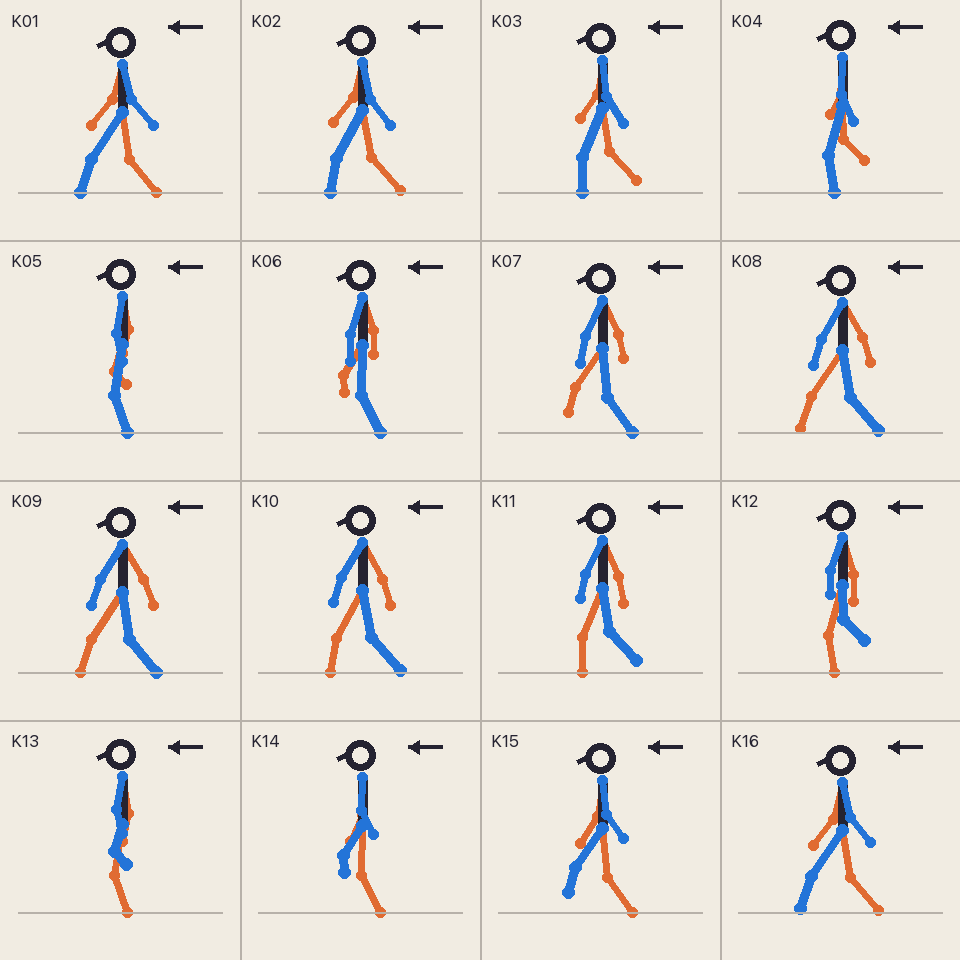
#> input picture mac/assets/motion-reference/biped-walk-cycle-16.png, 960 x 960 px, given in place of walk-strip-best-unaccepted.png, which was not available
$ python generate.py
#> lines starting #> are read from the running program, lines starting #| are printed output that depends on the picture; pictures that were not available may be replaced by others from this repository, and a replacement may not be noted
#!/usr/bin/env python3
"""PROTOTYPE ONLY — deterministic 2D walk rig, not production rendering.

Question: does an authored gait cycle with planted support feet, weight transfer,
pelvis bob, and explicit contact/down/pass/up phases read more like walking than
asking an image model to invent every in-between frame?

The pure gait functions below are deliberately independent from file I/O.  The
rest of this file is a disposable renderer for judging the answer visually.
"""

from __future__ import annotations

import argparse
import math
from dataclasses import dataclass
from pathlib import Path

from PIL import Image, ImageDraw, ImageFont


FRAME_SIZE = 512
FRAME_COUNT = 24
FPS_MS = 42
PHASE_NAMES = (
    "L CONTACT",
    "L DOWN",
    "R PASS",
    "L TOE-OFF",
    "R CONTACT",
    "R DOWN",
    "L PASS",
    "R TOE-OFF",
)


@dataclass(frozen=True)
class FootPose:
    x: float
    y: float
    planted: bool


@dataclass(frozen=True)
class GaitPose:
    t: float
    phase: int
    pelvis_y: float
    torso_roll: float
    left: FootPose
    right: FootPose


def foot_trajectory(phase: float, ground_y: float = 455.0) -> FootPose:
    """One complete stride: long planted stance, short lifted swing."""
    p = phase % 1.0
    stance_end = 0.60
    stride = 104.0
    if p < stance_end:
        q = p / stance_end
        return FootPose(stride * (0.5 - q), ground_y, True)
    q = (p - stance_end) / (1.0 - stance_end)
    x = -stride * 0.5 + stride * (q * q * (3.0 - 2.0 * q))
    y = ground_y - 55.0 * math.sin(math.pi * q)
    return FootPose(x, y, False)


def gait_pose(frame_index: int, frame_count: int = FRAME_COUNT) -> GaitPose:
    """Pure, loop-safe gait timeline. No generated frame-to-frame guessing."""
    t = (frame_index % frame_count) / frame_count
    left = foot_trajectory(t)
    right = foot_trajectory(t + 0.5)
    # Two weight-transfer arcs per stride: lower at double support, higher at pass.
    pelvis_y = 277.0 + 6.0 * math.cos(4.0 * math.pi * t)
    torso_roll = 1.8 * math.sin(2.0 * math.pi * t)
    return GaitPose(t, int(t * 8.0) % 8, pelvis_y, torso_roll, left, right)


def two_bone_ik(
    hip: tuple[float, float],
    ankle: tuple[float, float],
    upper: float = 91.0,
    lower: float = 101.0,
) -> tuple[float, float]:
    """Return the forward-bending knee for a two-segment leg."""
    hx, hy = hip
    ax, ay = ankle
    dx, dy = ax - hx, ay - hy
    distance = max(1.0, min(math.hypot(dx, dy), upper + lower - 0.5))
    ux, uy = dx / distance, dy / distance
    along = (upper * upper - lower * lower + distance * distance) / (2.0 * distance)
    height = math.sqrt(max(0.0, upper * upper - along * along))
    base_x, base_y = hx + along * ux, hy + along * uy
    perp_x, perp_y = -uy, ux
    a = (base_x + height * perp_x, base_y + height * perp_y)
    b = (base_x - height * perp_x, base_y - height * perp_y)
    return a if a[0] > b[0] else b


def load_font(size: int, bold: bool = False) -> ImageFont.ImageFont:
#> called with size = 16, bold = True
    candidates = (
        "/System/Library/Fonts/Supplemental/Arial Bold.ttf" if bold else
        "/System/Library/Fonts/Supplemental/Arial.ttf",
        "/System/Library/Fonts/Helvetica.ttc",
    )
    for candidate in candidates:
        try:
            return ImageFont.truetype(candidate, size)
        except OSError:
            pass
    return ImageFont.load_default()


FONT_16 = load_font(16, True)
FONT_20 = load_font(20, True)
FONT_28 = load_font(28, True)


def split_strip(path: Path) -> list[Image.Image]:
    strip = Image.open(path).convert("RGBA")
    size = strip.height
#> in main, `old_frames = split_strip(args.old if args.old.exists() else args.ident..`: old_frames = 1 item
    if size <= 0 or strip.width % size:
        raise ValueError(f"Expected a horizontal square-frame strip, got {strip.size}")
    return [strip.crop((x, 0, x + size, size)).resize((512, 512), Image.Resampling.LANCZOS)
            for x in range(0, strip.width, size)]


def extract_identity_head(frame: Image.Image) -> Image.Image:
    """Keep the current face/hair identity; the body uses one coherent rig skin."""
    layer = Image.new("RGBA", frame.size)
#> layer: PIL image 512x512 RGBA; every value is 0
    alpha = frame.getchannel("A")
#> alpha: PIL image 512x512 L; every value is 255
    cutoff = Image.new("L", frame.size, 0)
#> cutoff: PIL image 512x512 L; every value is 0
    mask = ImageDraw.Draw(cutoff)
    mask.rectangle((0, 0, 511, 218), fill=255)
    # Feather through the shoulders/hair instead of cutting across the hips.
    for y, value in ((219, 225), (220, 185), (221, 140), (222, 95), (223, 45)):
        mask.line((0, y, 511, y), fill=value)
    clipped = Image.new("L", frame.size)
    clipped.point(lambda _: 0)
    clipped = Image.frombytes("L", frame.size,
                              bytes(min(a, b) for a, b in zip(alpha.tobytes(), cutoff.tobytes())))
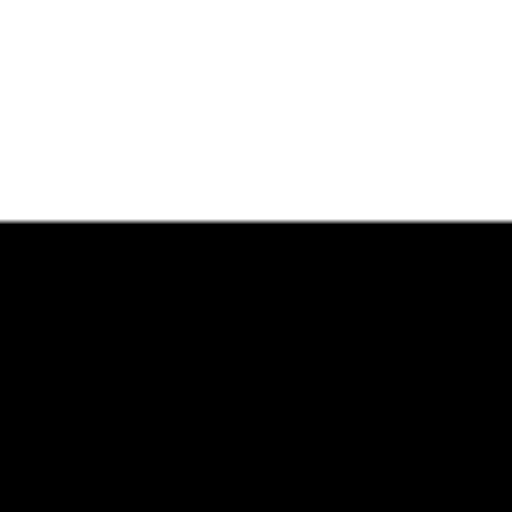
#> clipped: PIL image 512x512 L; min 0, max 255, mean 110.4
    layer.paste(frame, (0, 0), clipped)
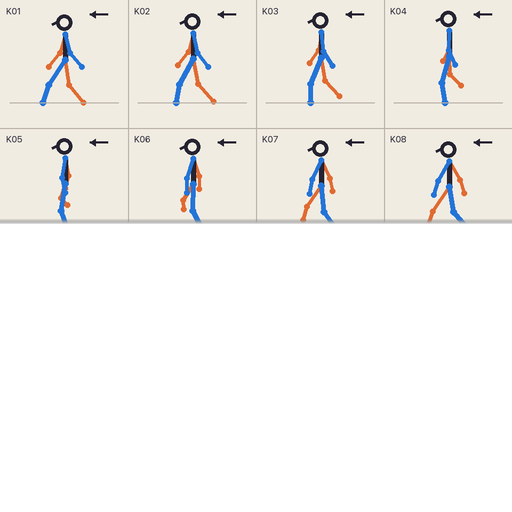
#> layer: PIL image 512x512 RGBA; mean R, G, B, A 99.3, 97.5, 94.5, 110.4; transparent parts drawn white
    return layer


def draw_capsule(draw: ImageDraw.ImageDraw, points: list[tuple[float, float]],
                 fill: tuple[int, int, int, int], width: int, outline_width: int = 5) -> None:
    rounded = [(round(x), round(y)) for x, y in points]
    draw.line(rounded, fill=(73, 63, 59, 255), width=width + outline_width * 2, joint="curve")
    draw.line(rounded, fill=fill, width=width, joint="curve")


def draw_leg(
    canvas: Image.Image,
    hip: tuple[float, float],
    foot: FootPose,
    near: bool,
    debug: bool = False,
) -> tuple[tuple[float, float], tuple[float, float]]:
    # The source character faces left, so positive timeline travel is mirrored.
    ankle = (hip[0] - foot.x, foot.y - 9.0)
    knee = two_bone_ik(hip, ankle, upper=93.0, lower=93.0)
    draw = ImageDraw.Draw(canvas)
    if debug:
        colour = (237, 79, 104, 255) if near else (80, 180, 255, 255)
        draw.line((hip, knee, ankle), fill=colour, width=7, joint="curve")
        for point in (hip, knee, ankle):
            x, y = point
            draw.ellipse((x - 7, y - 7, x + 7, y + 7), fill=(255, 255, 255, 255),
                         outline=colour, width=4)
    else:
        fill = (245, 242, 236, 255) if near else (207, 203, 198, 255)
        draw_capsule(draw, [hip, knee], fill, 47 if near else 41, 4)
        draw_capsule(draw, [knee, ankle], fill, 42 if near else 36, 4)
        toe = (ankle[0] - 28.0, ankle[1] + 7.0)
        draw_capsule(draw, [ankle, toe], (252, 250, 245, 255), 23 if near else 19, 3)
        # Trouser seam makes knee flexion legible at sprite scale.
        seam = (111, 102, 97, 155)
        draw.line((hip, knee, ankle), fill=seam, width=2, joint="curve")
    return knee, ankle


def transform_identity_head(layer: Image.Image, pose: GaitPose) -> Image.Image:
    rotated = layer.rotate(
        pose.torso_roll,
        resample=Image.Resampling.BICUBIC,
        center=(256, 188),
        expand=False,
    )
    shifted = Image.new("RGBA", layer.size)
    shifted.alpha_composite(rotated, (0, round(pose.pelvis_y - 277.0)))
    return shifted


def draw_arm(canvas: Image.Image, shoulder: tuple[float, float], hand: tuple[float, float], near: bool) -> None:
    elbow = two_bone_ik(shoulder, hand, upper=59.0, lower=58.0)
    draw = ImageDraw.Draw(canvas)
    sleeve = (247, 244, 238, 255) if near else (205, 201, 196, 255)
    skin = (239, 174, 125, 255) if near else (195, 139, 103, 255)
    draw_capsule(draw, [shoulder, elbow], sleeve, 24 if near else 20, 3)
    draw_capsule(draw, [elbow, hand], skin, 16 if near else 13, 3)
    x, y = hand
    draw.ellipse((x - 9, y - 9, x + 9, y + 9), fill=skin,
                 outline=(73, 63, 59, 255), width=3)


def base_scene() -> Image.Image:
    image = Image.new("RGBA", (512, 512), (248, 245, 239, 255))
    draw = ImageDraw.Draw(image)
    draw.rectangle((0, 456, 512, 512), fill=(232, 226, 217, 255))
    draw.line((0, 456, 512, 456), fill=(160, 147, 134, 255), width=2)
    return image


def render_mechanics(pose: GaitPose) -> Image.Image:
    image = base_scene()
    draw = ImageDraw.Draw(image)
    draw.text((18, 16), "A  GAIT MECHANICS", font=FONT_20, fill=(42, 36, 34, 255))
    draw.text((18, 43), PHASE_NAMES[pose.phase], font=FONT_16, fill=(104, 89, 81, 255))
    hip_left = (250.0, pose.pelvis_y)
    hip_right = (262.0, pose.pelvis_y)
    draw_leg(image, hip_right, pose.right, near=False, debug=True)
    draw_leg(image, hip_left, pose.left, near=True, debug=True)
    shoulder = (256.0, pose.pelvis_y - 130.0)
    head = (256.0, pose.pelvis_y - 185.0)
    draw.line((shoulder, (256.0, pose.pelvis_y)), fill=(60, 55, 54, 255), width=9)
    draw.ellipse((head[0] - 28, head[1] - 28, head[0] + 28, head[1] + 28),
                 fill=(255, 255, 255, 255), outline=(60, 55, 54, 255), width=5)
    arm = 48.0 * math.sin(2.0 * math.pi * pose.t)
    draw.line((shoulder, (shoulder[0] - arm, shoulder[1] + 92)),
              fill=(237, 79, 104, 255), width=7)
    draw.line((shoulder, (shoulder[0] + arm, shoulder[1] + 92)),
              fill=(80, 180, 255, 255), width=7)
    for foot, colour, label in ((pose.left, (237, 79, 104, 255), "L"),
                                (pose.right, (80, 180, 255, 255), "R")):
        x = 256 + foot.x
        if foot.planted:
            draw.rounded_rectangle((x - 27, 470, x + 27, 482), radius=6, fill=colour)
            draw.text((x - 5, 468), label, font=FONT_16, fill=(255, 255, 255, 255))
    draw.text((18, 482), "bar = planted support foot", font=FONT_16, fill=(104, 89, 81, 255))
    return image


def render_paper_doll(pose: GaitPose, identity_head: Image.Image) -> Image.Image:
    image = base_scene()
    draw = ImageDraw.Draw(image)
    draw.ellipse((194, 451, 326, 470), fill=(65, 51, 43, 35))
    hip_far = (250.0, pose.pelvis_y + 3.0)
    hip_near = (261.0, pose.pelvis_y)
    draw_leg(image, hip_far, pose.right, near=False)
    draw_leg(image, hip_near, pose.left, near=True)

    shoulder_y = pose.pelvis_y - 105.0
    arm_swing = 37.0 * math.sin(2.0 * math.pi * pose.t)
    draw_arm(image, (272.0, shoulder_y + 4.0), (272.0 - arm_swing, shoulder_y + 103.0), near=False)

    # Coherent fitted torso and pelvis skin; the source face/hair is layered over it.
    draw = ImageDraw.Draw(image)
    torso = ((232, shoulder_y - 4), (277, shoulder_y - 3),
             (281, pose.pelvis_y - 5), (232, pose.pelvis_y - 5))
    draw.polygon(torso, fill=(247, 244, 238, 255), outline=(73, 63, 59, 255), width=4)
    draw.rounded_rectangle((226, pose.pelvis_y - 20, 284, pose.pelvis_y + 15), radius=12,
                           fill=(245, 242, 236, 255), outline=(73, 63, 59, 255), width=4)
    draw.line(((230, pose.pelvis_y - 13), (281, pose.pelvis_y - 13)),
              fill=(115, 83, 64, 255), width=5)
    draw_arm(image, (234.0, shoulder_y), (234.0 + arm_swing, shoulder_y + 105.0), near=True)
    image.alpha_composite(transform_identity_head(identity_head, pose))

    draw = ImageDraw.Draw(image)
    draw.rounded_rectangle((14, 14, 228, 72), radius=12, fill=(31, 27, 25, 220))
    draw.text((28, 24), "B  2D RIG / 24 FRAMES", font=FONT_16, fill=(255, 255, 255, 255))
    draw.text((28, 48), PHASE_NAMES[pose.phase], font=FONT_16, fill=(213, 203, 196, 255))
    return image


def flatten_character(frame: Image.Image) -> Image.Image:
    bg = base_scene()
    bg.alpha_composite(frame)
    return bg


def labelled_panel(image: Image.Image, title: str, subtitle: str) -> Image.Image:
    panel = Image.new("RGBA", (512, 574), (31, 28, 27, 255))
    panel.alpha_composite(image, (0, 62))
    draw = ImageDraw.Draw(panel)
    draw.text((18, 10), title, font=FONT_20, fill=(255, 255, 255, 255))
    draw.text((18, 36), subtitle, font=FONT_16, fill=(190, 179, 171, 255))
    return panel


def render_comparison(old_frame: Image.Image, rig_frame: Image.Image, pose: GaitPose) -> Image.Image:
    left = labelled_panel(flatten_character(old_frame), "OLD: GPT IN-BETWEENS", "visual variations")
    right = labelled_panel(rig_frame, "NEW: AUTHORED 2D RIG", PHASE_NAMES[pose.phase])
    result = Image.new("RGBA", (1024, 574), (31, 28, 27, 255))
    result.alpha_composite(left, (0, 0))
    result.alpha_composite(right, (512, 0))
    return result


def save_gif(frames: list[Image.Image], path: Path) -> None:
    converted = [frame.convert("P", palette=Image.Palette.ADAPTIVE, colors=192) for frame in frames]
    converted[0].save(path, save_all=True, append_images=converted[1:], duration=FPS_MS,
                      loop=0, disposal=2, optimize=False)


def save_contact_sheet(frames: list[Image.Image], path: Path) -> None:
    thumb = 256
    rows, columns = 4, 6
    sheet = Image.new("RGBA", (columns * thumb, rows * (thumb + 26)), (31, 28, 27, 255))
    draw = ImageDraw.Draw(sheet)
    for index, frame in enumerate(frames):
        x = (index % columns) * thumb
        y = (index // columns) * (thumb + 26)
        sheet.alpha_composite(frame.resize((thumb, thumb), Image.Resampling.LANCZOS), (x, y))
        draw.text((x + 8, y + thumb + 4), f"F{index + 1:02d}  {PHASE_NAMES[gait_pose(index).phase]}",
                  font=FONT_16, fill=(242, 236, 231, 255))
    sheet.save(path)


def save_strip(frames: list[Image.Image], path: Path) -> None:
    strip = Image.new("RGBA", (len(frames) * 512, 512), (0, 0, 0, 0))
    for index, frame in enumerate(frames):
        # Restore transparent background for the engine-facing artifact.
        rgba = frame.copy()
        pixels = rgba.load()
        for y in range(512):
            for x in range(512):
                r, g, b, a = pixels[x, y]
                if (r, g, b) in ((248, 245, 239), (232, 226, 217)):
                    pixels[x, y] = (r, g, b, 0)
        strip.alpha_composite(rgba, (index * 512, 0))
    strip.save(path)


def write_html(output: Path) -> None:
    html = """<!doctype html>
<meta charset="utf-8">
<title>Mimo walk rig prototype</title>
<style>
  * { box-sizing:border-box } body { margin:0; background:#1f1c1b; color:#fff; font:16px -apple-system,sans-serif }
  main { min-height:100vh; display:grid; place-items:center; padding:32px 32px 96px }
  img { max-width:min(1100px,94vw); max-height:82vh; border-radius:16px; box-shadow:0 24px 80px #0009 }
  #switcher { position:fixed; left:50%; bottom:24px; transform:translateX(-50%); display:flex; gap:18px;
    align-items:center; background:#fff; color:#231f1d; padding:10px 14px; border-radius:999px; box-shadow:0 8px 32px #0008 }
  button { width:38px; height:38px; border:0; border-radius:50%; font-size:22px; cursor:pointer }
  strong { min-width:210px; text-align:center }
</style>
<main><img id="preview" alt="walk prototype"></main>
<div id="switcher"><button id="prev">←</button><strong id="label"></strong><button id="next">→</button></div>
<script>
const variants = [
  ['A', 'Gait mechanics', 'mechanics.gif'],
  ['B', '2D character rig', 'paper-doll.gif'],
  ['C', 'Old vs rig', 'comparison.gif'],
];
const params = new URLSearchParams(location.search); let i = Math.max(0, variants.findIndex(v => v[0] === (params.get('variant') || 'C')));
function render(){ const v=variants[i]; preview.src=v[2]; label.textContent=`${v[0]} — ${v[1]}`; params.set('variant',v[0]); history.replaceState(null,'',`?${params}`); }
function move(n){ i=(i+n+variants.length)%variants.length; render(); }
prev.onclick=()=>move(-1); next.onclick=()=>move(1);
addEventListener('keydown', e=>{ if(e.key==='ArrowLeft')move(-1); if(e.key==='ArrowRight')move(1); }); render();
</script>
"""
    (output / "index.html").write_text(html, encoding="utf-8")


def main() -> None:
    default_old = Path.home() / "Library/Application Support/Mimo/exports/walk32-v2/walk32-strip.png"
    default_identity = Path.home() / "Library/Application Support/Mimo/exports/walk16-v2/walk-strip-best-unaccepted.png"
    parser = argparse.ArgumentParser(description="Generate the disposable Mimo walk-rig prototype.")
    parser.add_argument("--old", type=Path, default=default_old)
    parser.add_argument("--identity", type=Path, default=default_identity)
    parser.add_argument("--output", type=Path, default=Path(__file__).parent / "output")
    args = parser.parse_args()

    args.output.mkdir(parents=True, exist_ok=True)
    old_frames = split_strip(args.old if args.old.exists() else args.identity)
    identity_frames = split_strip(args.identity)
    identity_head = extract_identity_head(identity_frames[min(5, len(identity_frames) - 1)])

    poses = [gait_pose(index) for index in range(FRAME_COUNT)]
    mechanics = [render_mechanics(pose) for pose in poses]
#> in render_mechanics (call 4), `draw_leg(image, hip_left, pose.left, near=True, debug=True)`:
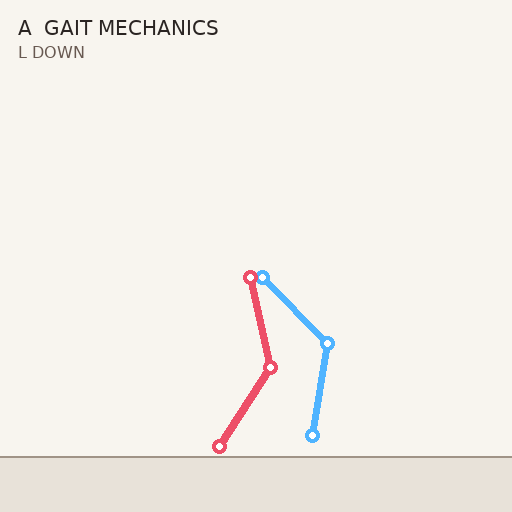
#> image: PIL image 512x512 RGBA; mean R, G, B, A 244.1, 240.4, 234.7, 255
#> in render_mechanics (call 6), `draw_leg(image, hip_left, pose.left, near=True, debug=True)`:
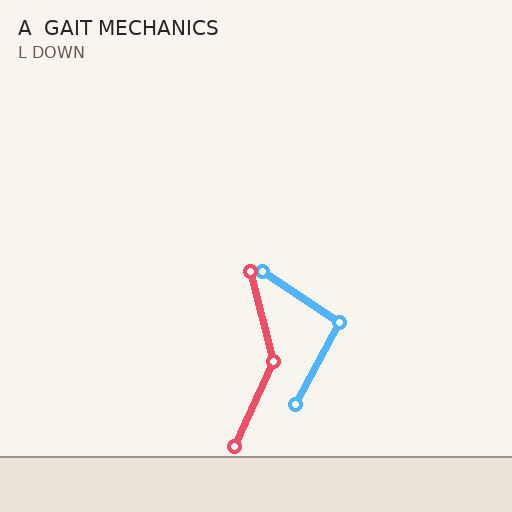
#> image: PIL image 512x512 RGBA; mean R, G, B, A 244.1, 240.4, 234.7, 255
#> in render_mechanics (call 9), `draw_leg(image, hip_left, pose.left, near=True, debug=True)`:
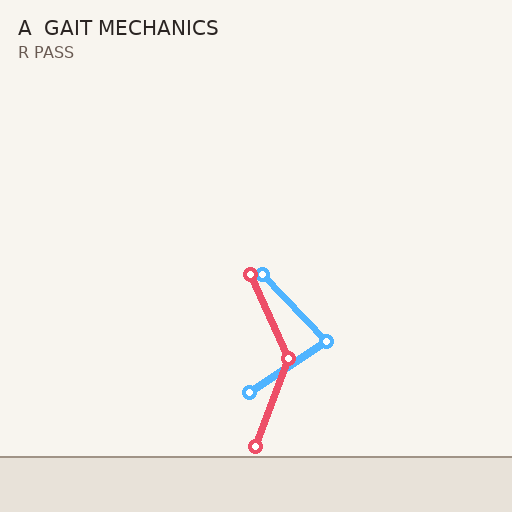
#> image: PIL image 512x512 RGBA; mean R, G, B, A 244.2, 240.5, 234.7, 255
#> in render_mechanics (call 12), `draw_leg(image, hip_left, pose.left, near=True, debug=True)`:
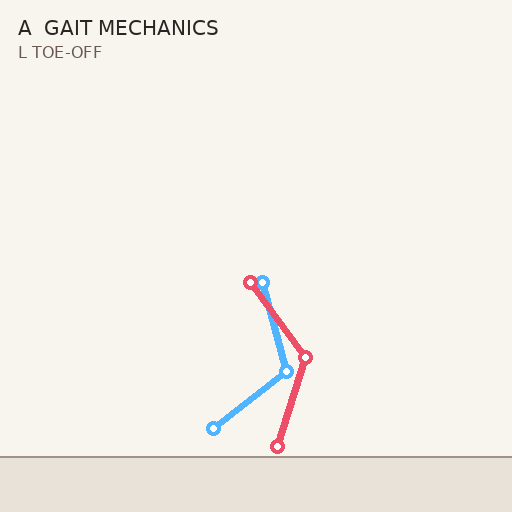
#> image: PIL image 512x512 RGBA; mean R, G, B, A 244.2, 240.5, 234.7, 255
#> in render_mechanics (call 16), `draw_leg(image, hip_left, pose.left, near=True, debug=True)`:
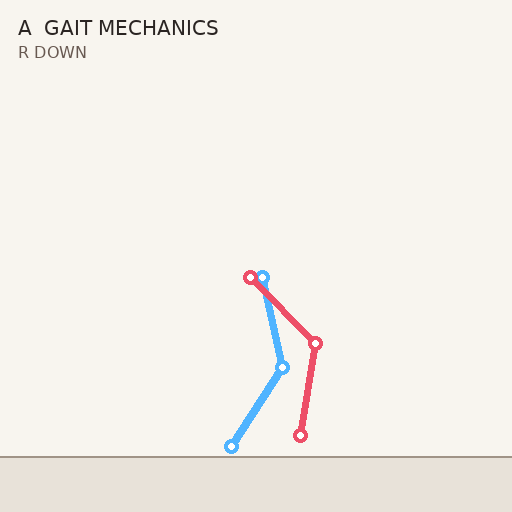
#> image: PIL image 512x512 RGBA; mean R, G, B, A 244.1, 240.4, 234.8, 255
#> mechanics = 24 items
    paper_doll = [render_paper_doll(pose, identity_head) for pose in poses]
#> paper_doll = 24 items
    comparison = [render_comparison(old_frames[int(index * len(old_frames) / FRAME_COUNT) % len(old_frames)],
                                    paper_doll[index], poses[index])
                  for index in range(FRAME_COUNT)]
#> comparison = 24 items

    save_gif(mechanics, args.output / "mechanics.gif")
    save_gif(paper_doll, args.output / "paper-doll.gif")
    save_gif(comparison, args.output / "comparison.gif")
    save_contact_sheet(paper_doll, args.output / "rig-walk-24-frames.png")
#> the loop in save_contact_sheet, `for index, frame in enumerate(frames):` made 24 passes
#> (t in gait_pose, pelvis_y in gait_pose, torso_roll in gait_pose) on passes 1 to 8: (0, 283, 0), (0.0417, 282.2, 0.466), (0.0833, 280, 0.9), (0.125, 277, 1.27), (0.167, 274, 1.56), (0.208, 271.8, 1.74), (0.25, 271, 1.8), (0.292, 271.8, 1.74)
    save_strip(paper_doll, args.output / "rig-walk-24-strip.png")
#> the loop in save_strip, `for index, frame in enumerate(frames):` made 24 passes
    write_html(args.output)
    print(f"Generated walk-rig prototype: {args.output.resolve()}")
    print("Open index.html?variant=C, or inspect comparison.gif and rig-walk-24-frames.png")


if __name__ == "__main__":
    main()
